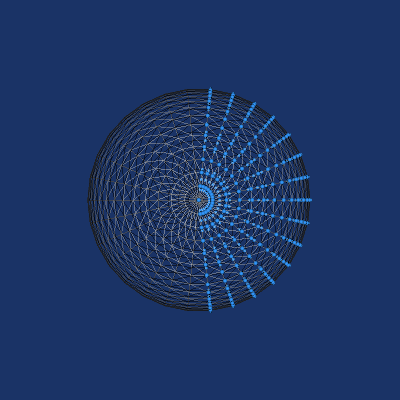

Here is the Python script that generated this plot:
#!/usr/bin/env python

# Clip a sphere point set with a plane using vtkTableBasedClipDataSet
# and visualize the remaining points as glyphs.

# Factory overrides
import vtkmodules.vtkInteractionStyle  # noqa: F401
import vtkmodules.vtkRenderingOpenGL2  # noqa: F401

from vtkmodules.vtkCommonDataModel import (
    vtkPlane,
    vtkPointSet,
)
from vtkmodules.vtkFiltersCore import vtkGlyph3D
from vtkmodules.vtkFiltersGeneral import vtkTableBasedClipDataSet
from vtkmodules.vtkFiltersSources import (
    vtkSphereSource,
)
from vtkmodules.vtkRenderingCore import (
    vtkActor,
    vtkPolyDataMapper,
    vtkRenderWindow,
    vtkRenderWindowInteractor,
    vtkRenderer,
)

# Create a sphere source
sphere_source = vtkSphereSource()
sphere_source.SetRadius(1.0)
sphere_source.SetThetaResolution(30)
sphere_source.SetPhiResolution(30)
sphere_source.Update()

# Convert PolyData to PointSet
poly = sphere_source.GetOutput()
point_set = vtkPointSet()
point_set.SetPoints(poly.GetPoints())

# Define a clipping plane
plane = vtkPlane()
plane.SetOrigin(0.0, 0.0, 0.0)
plane.SetNormal(1.0, 0.0, 0.0)

# Clip the point set
clipper = vtkTableBasedClipDataSet()
clipper.SetInputData(point_set)
clipper.SetClipFunction(plane)
clipper.SetInsideOut(False)
clipper.Update()

# Visualize clipped points as small sphere glyphs
glyph_source = vtkSphereSource()
glyph_source.SetRadius(0.02)
glyph_source.SetThetaResolution(8)
glyph_source.SetPhiResolution(8)

glyph = vtkGlyph3D()
glyph.SetInputConnection(clipper.GetOutputPort())
glyph.SetSourceConnection(glyph_source.GetOutputPort())
glyph.ScalingOff()

glyph_mapper = vtkPolyDataMapper()
glyph_mapper.SetInputConnection(glyph.GetOutputPort())

glyph_actor = vtkActor()
glyph_actor.SetMapper(glyph_mapper)
glyph_actor.GetProperty().SetColor(0.2, 0.6, 1.0)

# Also show the original sphere as wireframe for reference
sphere_mapper = vtkPolyDataMapper()
sphere_mapper.SetInputData(poly)

sphere_actor = vtkActor()
sphere_actor.SetMapper(sphere_mapper)
sphere_actor.GetProperty().SetRepresentationToWireframe()
sphere_actor.GetProperty().SetColor(0.8, 0.8, 0.8)
sphere_actor.GetProperty().SetOpacity(0.3)

# Renderer
renderer = vtkRenderer()
renderer.AddActor(glyph_actor)
renderer.AddActor(sphere_actor)
renderer.SetBackground(0.1, 0.2, 0.4)

# Window
render_window = vtkRenderWindow()
render_window.AddRenderer(renderer)
render_window.SetSize(400, 400)
render_window.SetWindowName("clip pointset")

# Interactor
interactor = vtkRenderWindowInteractor()
interactor.SetRenderWindow(render_window)

# Scene
renderer.ResetCamera()

interactor.Initialize()
interactor.Start()
